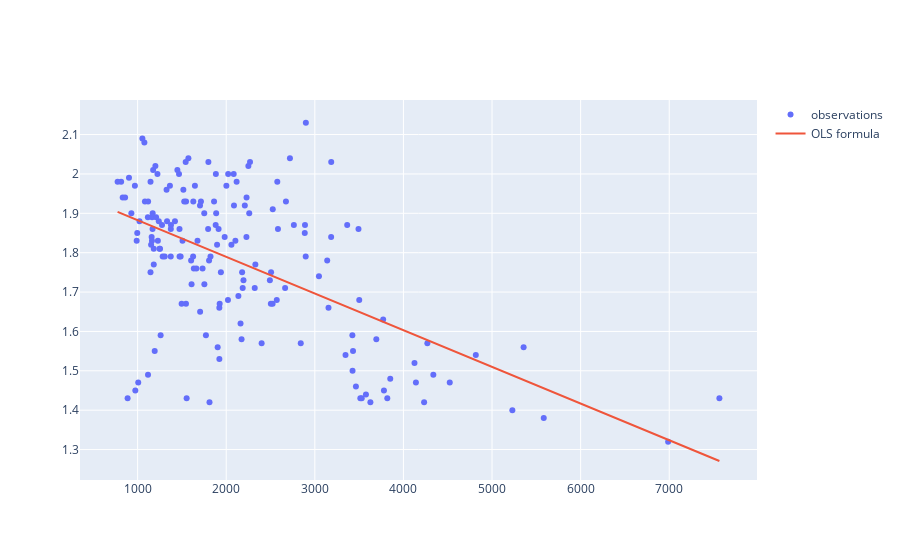

Notebook code for this chart:
### Code cell
fig = go.Figure()
x= avocados.total_volume.values
line1 = reg.coef_[0]*x + reg.intercept_
# Add traces

fig.add_trace(go.Scatter(x=x, y=y,mode='markers',name='observations'))
fig.add_trace(go.Scatter(x=x, y=line1,mode='lines',name='OLS formula'))

### Figure 1 — Plotly figure (JSON) as saved in the notebook; plotly's stock layout.template omitted (floating-point values rounded to 4 significant figures; data arrays with more than 128 entries replaced by an {"elided": "..."} marker saying what was removed)
{"data": [{"mode": "markers", "name": "observations", "type": "scatter", "x": {"elided": "169 float values"}, "y": {"elided": "169 float values"}}, {"mode": "lines", "name": "OLS formula", "type": "scatter", "x": {"elided": "169 float values"}, "y": {"elided": "169 float values"}}], "layout": {}}
